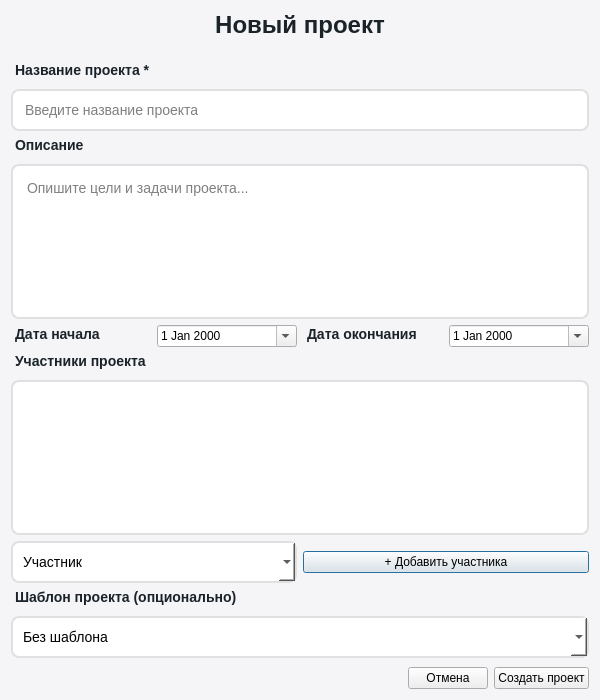
<?xml version="1.0" encoding="UTF-8"?>
<ui version="4.0">
 <class>ProjectCreationDialog</class>
 <widget class="QDialog" name="ProjectCreationDialog">
  <property name="geometry">
   <rect>
    <x>0</x>
    <y>0</y>
    <width>600</width>
    <height>700</height>
   </rect>
  </property>
  <property name="windowTitle">
   <string>Создание нового проекта</string>
  </property>
  <property name="styleSheet">
   <string notr="true">QDialog {
    background-color: #F5F5F7;
    font-family: 'Segoe UI', Arial;
}

QLabel {
    font-size: 14px;
    font-weight: bold;
    color: #1B232A;
    margin-bottom: 5px;
}

QLineEdit, QTextEdit, QComboBox {
    border: 2px solid #E0E0E0;
    border-radius: 8px;
    padding: 10px;
    font-size: 14px;
    background-color: white;
}
QLineEdit:focus, QTextEdit:focus, QComboBox:focus {
    border: 2px solid #ccab6e;
}

QListWidget {
    border: 2px solid #E0E0E0;
    border-radius: 8px;
    background-color: white;
    font-size: 14px;
}
QListWidget::item {
    padding: 8px;
    border-bottom: 1px solid #F0F0F0;
}
QListWidget::item:selected {
    background-color: #FFF2E0;
    color: #1B232A;
}

QPushButton[styleClass="gold"] {
    background-color: #ccab6e;
    color: white;
    border-radius: 10px;
    font-weight: bold;
    font-size: 16px;
    border: none;
    padding: 12px 24px;
}
QPushButton[styleClass="gold"]:hover {
    background-color: #998664;
}

QPushButton[styleClass="gray"] {
    background-color: #1B232A;
    color: white;
    border: none;
    border-radius: 10px;
    padding: 10px 20px;
    font-size: 14px;
    font-weight: bold;
}
QPushButton[styleClass="gray"]:hover {
    background-color: #D9D9D6;
    color: black;
}</string>
  </property>
  <layout class="QVBoxLayout" name="verticalLayout">
   <item>
    <widget class="QLabel" name="labelTitle">
     <property name="styleSheet">
      <string notr="true">QLabel {
    font-size: 24px;
    font-weight: bold;
    color: #1B232A;
    padding-bottom: 10px;
    border-bottom: 2px solid #ccab6e;
}</string>
     </property>
     <property name="text">
      <string>Новый проект</string>
     </property>
     <property name="alignment">
      <set>Qt::AlignCenter</set>
     </property>
    </widget>
   </item>
   <item>
    <widget class="QLabel" name="labelName">
     <property name="text">
      <string>Название проекта *</string>
     </property>
    </widget>
   </item>
   <item>
    <widget class="QLineEdit" name="projectNameInput">
     <property name="placeholderText">
      <string>Введите название проекта</string>
     </property>
    </widget>
   </item>
   <item>
    <widget class="QLabel" name="labelDescription">
     <property name="text">
      <string>Описание</string>
     </property>
    </widget>
   </item>
   <item>
    <widget class="QTextEdit" name="projectDescriptionInput">
     <property name="maximumHeight">
      <number>100</number>
     </property>
     <property name="placeholderText">
      <string>Опишите цели и задачи проекта...</string>
     </property>
    </widget>
   </item>
   <item>
    <layout class="QHBoxLayout" name="horizontalLayout">
     <item>
      <widget class="QLabel" name="labelStartDate">
       <property name="text">
        <string>Дата начала</string>
       </property>
      </widget>
     </item>
     <item>
      <widget class="QDateEdit" name="startDateEdit">
       <property name="calendarPopup">
        <bool>true</bool>
       </property>
      </widget>
     </item>
     <item>
      <widget class="QLabel" name="labelEndDate">
       <property name="text">
        <string>Дата окончания</string>
       </property>
      </widget>
     </item>
     <item>
      <widget class="QDateEdit" name="endDateEdit">
       <property name="calendarPopup">
        <bool>true</bool>
       </property>
      </widget>
     </item>
    </layout>
   </item>
   <item>
    <widget class="QLabel" name="labelParticipants">
     <property name="text">
      <string>Участники проекта</string>
     </property>
    </widget>
   </item>
   <item>
    <widget class="QListWidget" name="participantsList">
     <property name="selectionMode">
      <enum>QAbstractItemView::MultiSelection</enum>
     </property>
    </widget>
   </item>
   <item>
    <layout class="QHBoxLayout" name="horizontalLayout_2">
     <item>
      <widget class="QComboBox" name="roleCombo">
       <item>
        <property name="text">
         <string>Участник</string>
        </property>
       </item>
       <item>
        <property name="text">
         <string>Редактор</string>
        </property>
       </item>
       <item>
        <property name="text">
         <string>Наблюдатель</string>
        </property>
       </item>
       <item>
        <property name="text">
         <string>Владелец</string>
        </property>
       </item>
      </widget>
     </item>
     <item>
      <widget class="QPushButton" name="btnAddParticipant">

       <property name="text">
        <string>+ Добавить участника</string>
       </property>
      </widget>
     </item>
    </layout>
   </item>
   <item>
    <widget class="QLabel" name="labelTemplate">
     <property name="text">
      <string>Шаблон проекта (опционально)</string>
     </property>
    </widget>
   </item>
   <item>
    <widget class="QComboBox" name="templateCombo">
     <item>
      <property name="text">
       <string>Без шаблона</string>
      </property>
     </item>
     <item>
      <property name="text">
       <string>Разработка продукта</string>
      </property>
     </item>
     <item>
      <property name="text">
       <string>Внедрение системы</string>
      </property>
     </item>
     <item>
      <property name="text">
       <string>Маркетинговый проект</string>
      </property>
     </item>
    </widget>
   </item>
   <item>
    <spacer name="verticalSpacer">
     <property name="orientation">
      <enum>Qt::Vertical</enum>
     </property>
     <property name="sizeHint" stdset="0">
      <size>
       <width>20</width>
       <height>40</height>
      </size>
     </property>
    </spacer>
   </item>
   <item>
    <layout class="QHBoxLayout" name="horizontalLayout_3">
     <item>
      <spacer name="horizontalSpacer">
       <property name="orientation">
        <enum>Qt::Horizontal</enum>
       </property>
       <property name="sizeHint" stdset="0">
        <size>
         <width>40</width>
         <height>20</height>
        </size>
       </property>
      </spacer>
     </item>
     <item>
      <widget class="QPushButton" name="btnCancel">

       <property name="text">
        <string>Отмена</string>
       </property>
      </widget>
     </item>
     <item>
      <widget class="QPushButton" name="btnCreate">

       <property name="text">
        <string>Создать проект</string>
       </property>
      </widget>
     </item>
    </layout>
   </item>
  </layout>
 </widget>
 <resources/>
 <connections/>
</ui>
